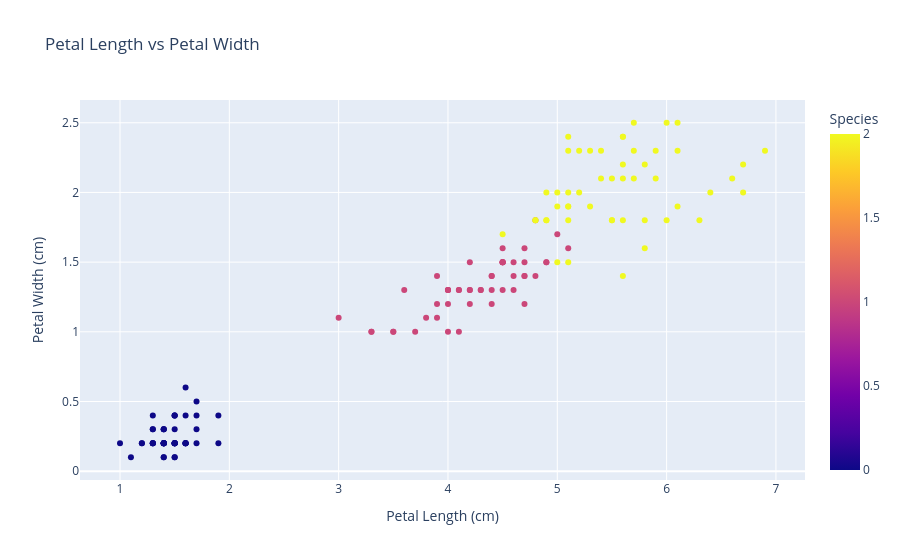

Source (notebook cell):
### Code cell
# Plot Petal Length vs Petal Width
import plotly.express as px
import json

fig = px.scatter(iris_df, x='petal length (cm)', y='petal width (cm)', 
                 color='species', 
                 title='Petal Length vs Petal Width',
                 labels={'petal length (cm)': 'Petal Length (cm)', 
                        'petal width (cm)': 'Petal Width (cm)',
                        'species': 'Species'})

# Save as JSON
with open('graphs/petal_plotly.json', 'w') as f:
    json.dump(fig.to_json(), f)

# Save as HTML
fig.write_html('graphs/petal_plotly.html')

fig.show()

### Figure 1 — Plotly figure (JSON) as saved in the notebook; plotly's stock layout.template omitted (floating-point values rounded to 4 significant figures; data arrays with more than 128 entries replaced by an {"elided": "..."} marker saying what was removed)
{"data": [{"hovertemplate": "Petal Length (cm)=%{x}<br>Petal Width (cm)=%{y}<br>Species=%{marker.color}<extra></extra>", "legendgroup": "", "marker": {"color": {"elided": "150 int values"}, "coloraxis": "coloraxis", "symbol": "circle"}, "mode": "markers", "name": "", "orientation": "v", "showlegend": false, "type": "scatter", "x": {"elided": "150 float values"}, "xaxis": "x", "y": {"elided": "150 float values"}, "yaxis": "y"}], "layout": {"coloraxis": {"colorbar": {"title": {"text": "Species"}}, "colorscale": [[0, "#0d0887"], [0.1111, "#46039f"], [0.2222, "#7201a8"], [0.3333, "#9c179e"], [0.4444, "#bd3786"], [0.5556, "#d8576b"], [0.6667, "#ed7953"], [0.7778, "#fb9f3a"], [0.8889, "#fdca26"], [1, "#f0f921"]]}, "legend": {"tracegroupgap": 0}, "title": {"text": "Petal Length vs Petal Width"}, "xaxis": {"anchor": "y", "domain": [0, 1], "title": {"text": "Petal Length (cm)"}}, "yaxis": {"anchor": "x", "domain": [0, 1], "title": {"text": "Petal Width (cm)"}}}}
